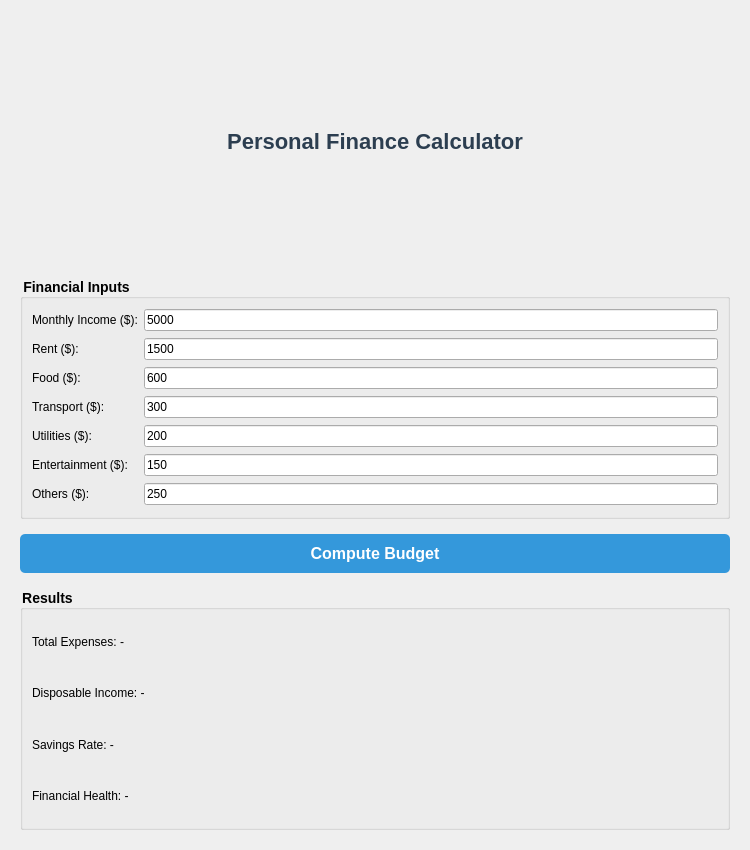
<?xml version="1.0" encoding="UTF-8"?>
<ui version="4.0">
 <class>MainWindow</class>
 <widget class="QMainWindow" name="MainWindow">
  <property name="geometry">
   <rect>
    <x>0</x>
    <y>0</y>
    <width>750</width>
    <height>850</height>
   </rect>
  </property>
  <property name="windowTitle">
   <string>Personal Finance Calculator</string>
  </property>
  <widget class="QWidget" name="centralwidget">
   <layout class="QVBoxLayout" name="main_layout">
    <property name="spacing">
     <number>15</number>
    </property>
    <property name="leftMargin">
     <number>20</number>
    </property>
    <property name="topMargin">
     <number>20</number>
    </property>
    <property name="rightMargin">
     <number>20</number>
    </property>
    <property name="bottomMargin">
     <number>20</number>
    </property>

    <item>
     <widget class="QLabel" name="titleLabel">
      <property name="styleSheet">
       <string>font-size: 22px; font-weight: bold; color: #2C3E50; margin: 10px;</string>
      </property>
      <property name="text">
       <string>Personal Finance Calculator</string>
      </property>
      <property name="alignment">
       <set>Qt::AlignCenter</set>
      </property>
     </widget>
    </item>

    <item>
     <widget class="QGroupBox" name="input_group">
      <property name="title">
       <string>Financial Inputs</string>
      </property>
      <property name="styleSheet">
       <string>QGroupBox { font-weight: bold; font-size: 14px; }</string>
      </property>
      <layout class="QGridLayout" name="gridLayout">
       <item row="0" column="0"><widget class="QLabel"><property name="text"><string>Monthly Income ($):</string></property></widget></item>
       <item row="0" column="1"><widget class="QLineEdit" name="income_input"><property name="text"><string>5000</string></property></widget></item>
       
       <item row="1" column="0"><widget class="QLabel"><property name="text"><string>Rent ($):</string></property></widget></item>
       <item row="1" column="1"><widget class="QLineEdit" name="rent_input"><property name="text"><string>1500</string></property></widget></item>
       
       <item row="2" column="0"><widget class="QLabel"><property name="text"><string>Food ($):</string></property></widget></item>
       <item row="2" column="1"><widget class="QLineEdit" name="food_input"><property name="text"><string>600</string></property></widget></item>
       
       <item row="3" column="0"><widget class="QLabel"><property name="text"><string>Transport ($):</string></property></widget></item>
       <item row="3" column="1"><widget class="QLineEdit" name="transport_input"><property name="text"><string>300</string></property></widget></item>
       
       <item row="4" column="0"><widget class="QLabel"><property name="text"><string>Utilities ($):</string></property></widget></item>
       <item row="4" column="1"><widget class="QLineEdit" name="utilities_input"><property name="text"><string>200</string></property></widget></item>
       
       <item row="5" column="0"><widget class="QLabel"><property name="text"><string>Entertainment ($):</string></property></widget></item>
       <item row="5" column="1"><widget class="QLineEdit" name="entertainment_input"><property name="text"><string>150</string></property></widget></item>
       
       <item row="6" column="0"><widget class="QLabel"><property name="text"><string>Others ($):</string></property></widget></item>
       <item row="6" column="1"><widget class="QLineEdit" name="others_input"><property name="text"><string>250</string></property></widget></item>
      </layout>
     </widget>
    </item>

    <item>
     <widget class="QPushButton" name="compute_btn">
      <property name="styleSheet">
       <string>font-size: 16px; padding: 10px; background-color: #3498DB; color: white; border-radius: 5px; font-weight: bold;</string>
      </property>
      <property name="text">
       <string>Compute Budget</string>
      </property>
     </widget>
    </item>

    <item>
     <widget class="QGroupBox" name="results_group">
      <property name="title">
       <string>Results</string>
      </property>
      <property name="styleSheet">
       <string>QGroupBox { font-weight: bold; font-size: 14px; }</string>
      </property>
      <layout class="QVBoxLayout" name="results_layout">
       <item><widget class="QLabel" name="total_label"><property name="text"><string>Total Expenses: -</string></property></widget></item>
       <item><widget class="QLabel" name="disposable_label"><property name="text"><string>Disposable Income: -</string></property></widget></item>
       <item><widget class="QLabel" name="rate_label"><property name="text"><string>Savings Rate: -</string></property></widget></item>
       <item><widget class="QLabel" name="health_label"><property name="text"><string>Financial Health: -</string></property></widget></item>
      </layout>
     </widget>
    </item>

    <item>
     <layout class="QVBoxLayout" name="chart_container"/>
    </item>

   </layout>
  </widget>
 </widget>
 <resources/>
 <connections/>
</ui>
